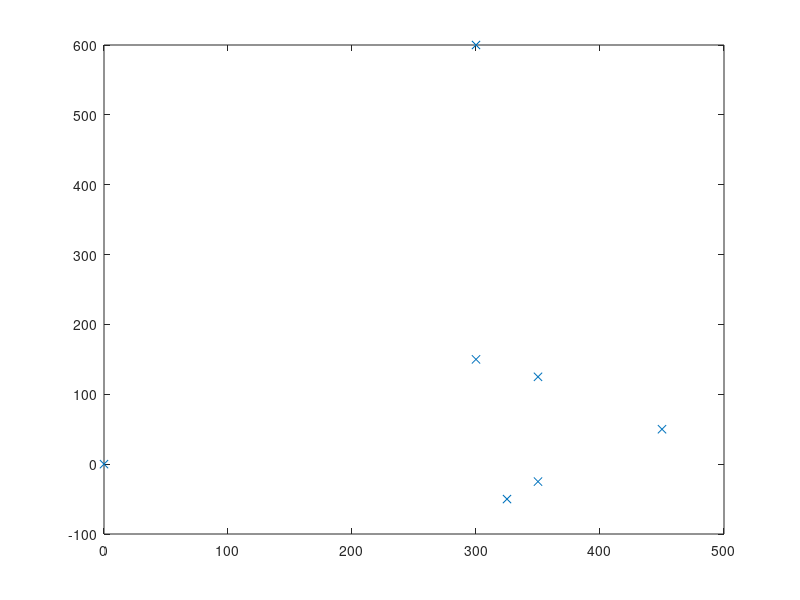

Recreate this plot in MATLAB. (Note: this script raises an error after producing the figure.)
clc
clear all
close all

zs = [0, 0,]% 0, 0]
zu = [0, 0,]% 50, 100]
0; zoZero = 0; xoZero = 0;
yaZero = 300; zaZero = 600; xaZero = 35; %0
ybZero = 300; zbZero = 150; xbZero = 5; %0
ycZero = 350; zcZero = 125; xcZero = -15; %0
ydZero = 350; zdZero = -25; xdZero = -35; %0
yeZero = 325; zeZero = -50; xeZero = -31; %0
yuZero = 450; zuZero = 50; xuZero = -35; %0
pocz = [0, 300, 300, 350, 350, 325, 450; 0, 600, 150, 125, -25, -50, 50;0, 35, 5, -15, -35, -31, -35];
plot(pocz(1,:), pocz(2,:), 'x');
hold on

% wykres dla modelu z artykulu, punktowy
for i=2:length(zs)
    [par, cord] = coordinatesModel(zs(i), zu(i));
    plot(cord(1,:), cord(2,:), 'o');
    hold on
    grid on
    plot(cord(1,[1,6,5,7,4,2]),cord(2,[1,6,5,7,4,2]),'b')
    hold on
    plot([cord(1,3), (cord(1,5)+cord(1,7))/2],[cord(2,3), (cord(2,5)+cord(2,7))/2],'b')
end

% wykres dla mojego modelu
for i=2:length(zs)
    [par, cord] = coordinatesModel3(zs(i), zu(i));
    plot(cord(1,:), cord(2,:), '*');
    hold on
    grid on
    plot(cord(1,[1,6,5,4,2]),cord(2,[1,6,5,4,2]),'k')
    hold on
    plot(cord(1,[3,5]),cord(2,[3,5]),'k')
    hold on
    plot(cord(1,[6,2]),cord(2,[6,2]),'--')
end

% wykres cambera dla obu modeli
zu1=-100:20:100;
zs1=zeros(size(zu1));
param=[]
figure(2)
%model z artykulu
for i=1:length(zu1)
    [par, cord] = coordinatesModel(zs1(i), zu1(i));
    grid on
    plot(cord(1,[1,6,5,7,4,2]),cord(2,[1,6,5,7,4,2]),'-b')
    hold on
    plot([cord(1,3), (cord(1,5)+cord(1,7))/2],[cord(2,3), (cord(2,5)+cord(2,7))/2],'-b')
    
end
param=[]

%model moj
for i=1:length(zu1)
    [par, cord] = coordinatesModel3(zs1(i), zu1(i));
    param=[param; par];
    
    plot(cord(1,[1,6,5,4,2]),cord(2,[1,6,5,4,2]),'-.r')
    hold on
    plot(cord(1,[3,5]),cord(2,[3,5]),'-.r')
end




zu1=-100:20:100;
zs1=zeros(size(zu1));
param=[]

%model z artykulu
for i=1:length(zu1)
    [par, cord] = coordinatesModel(zs1(i), zu1(i));
    param = [param; par];
end
figure(3)
plot(zu1, param(:,4))
hold on

param=[]
for i=1:length(zu1)
    [par, cord] = coordinatesModel3(zs1(i), zu1(i));
    param = [param; par];
end
plot(zu1, param(:,4),'r')